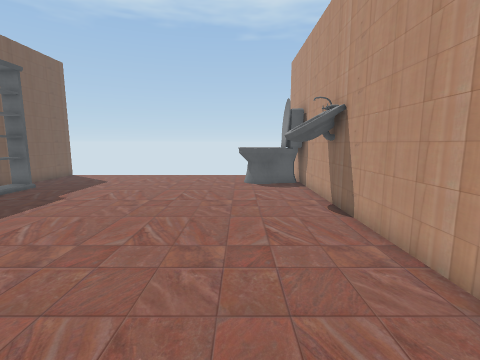
view 1 (above)

12 first-person views from a walk through a Unity game level. The camera is 1.2 m above the floor, tilts 8° down and sees 85° across. The floor is counted in squares, 0.5 m on a side. Each view is taken from the middle of a square. On the plan, view 1 faces up. The plan holds only what a view shows up to about 18 squares ahead; the rest is blank.

view 2
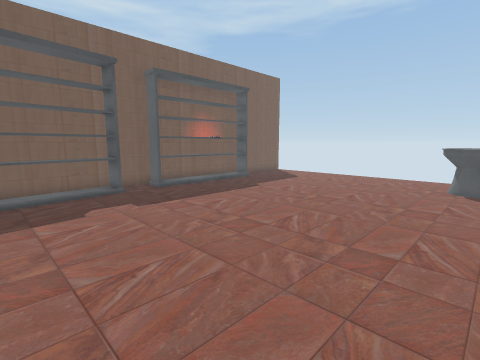

view 3
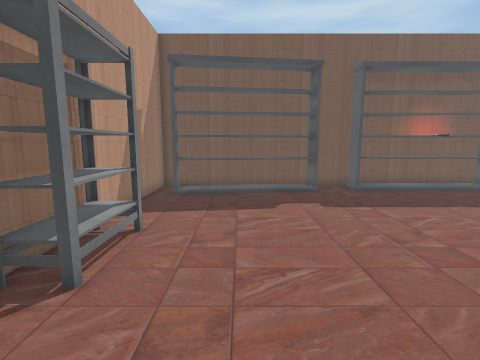

view 4
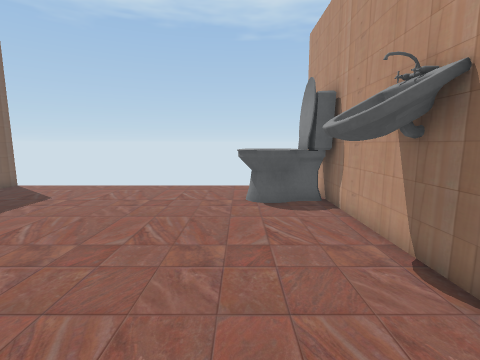

view 5
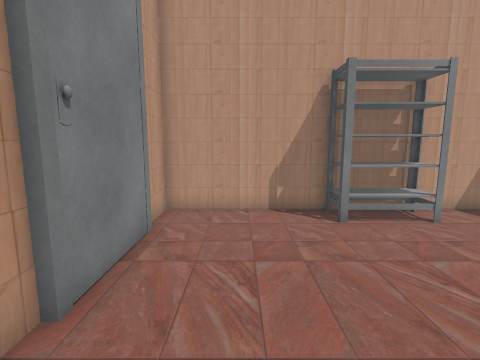

view 6
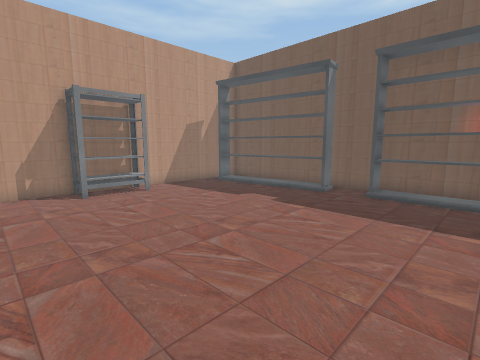

view 7
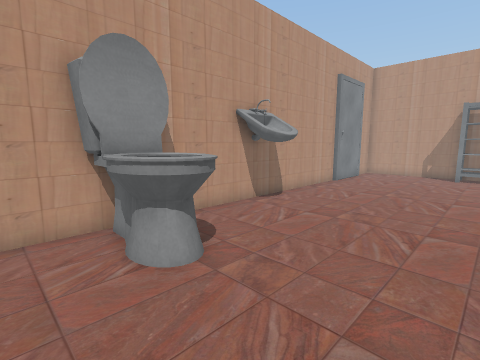

view 8
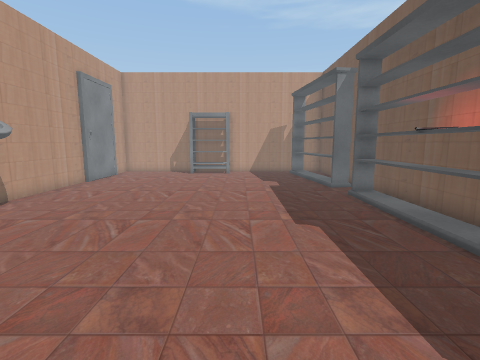

view 9
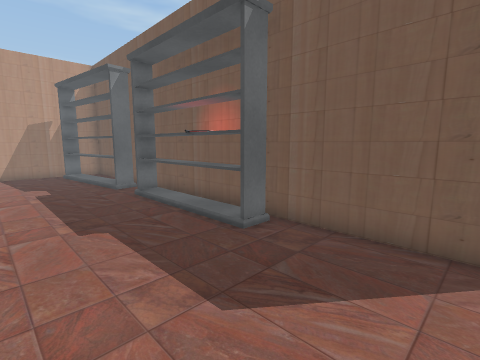

view 10
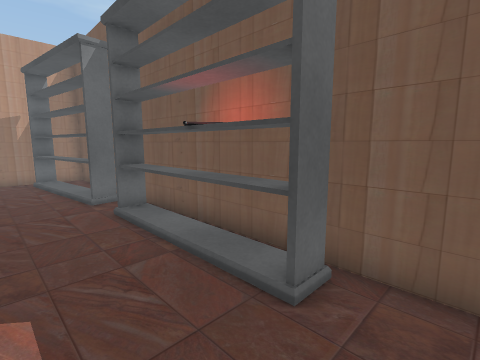

view 11
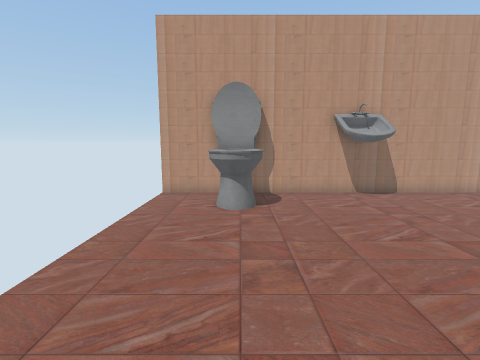

view 12
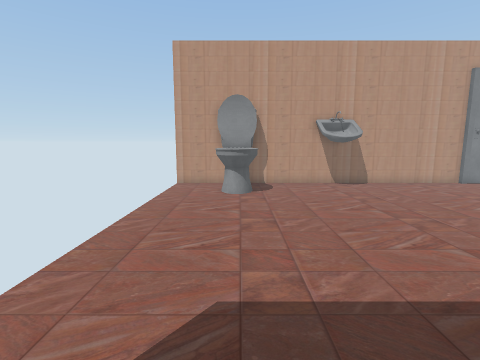

### Floor plan
Points are (right, up) in squares from view 1. A wall is a line through its corners. A room is listed if a view was taken in it or the views show most of it. See-through windows are left out.
Room 1 (views 1, 2, 3, 4, 5, 6, 7, 8, 9, 10, 11, 12)
walls: (-11.2, 10.6) (-11.2, 6.9) (-12.2, 6.9); (-12, 4.8) (-11.1, 4.9) (-10.2, -2.2); (-12.2, 14) (-11.2, 14) (-11.2, 11.4); (3.7, 2.6) (3.7, 19.9); (-1.6, -3.3) (3.7, -3.3) (3.7, -1.8); (3.5, -1.1) (3.5, 2.9); (-12.7, 19.9) (-12.7, 2.9); (-11, -3.3) (-5.4, -3.3)
objects: other object (-12, 11) to (-11, 11); shelf (-5, -3) to (-2, -2); toilet (0, 15) to (3, 17); sink (2, 9) to (3, 12)

Where each view was taken, in squares from view 1:
view 1: 0 up, 0 right, facing up
view 2: 0 up, 2 right, facing up-left
view 3: 1 up, 2 right, facing left
view 4: 5 up, 0 right, facing up
view 5: 6 up, 1 right, facing down
view 6: 11 up, 1 right, facing down-left
view 7: 19 up, 4 left, facing down-right
view 8: 19 up, 6 left, facing down
view 9: 19 up, 6 left, facing down-left
view 10: 16 up, 8 left, facing down-left
view 11: 16 up, 9 left, facing right
view 12: 16 up, 12 left, facing right
